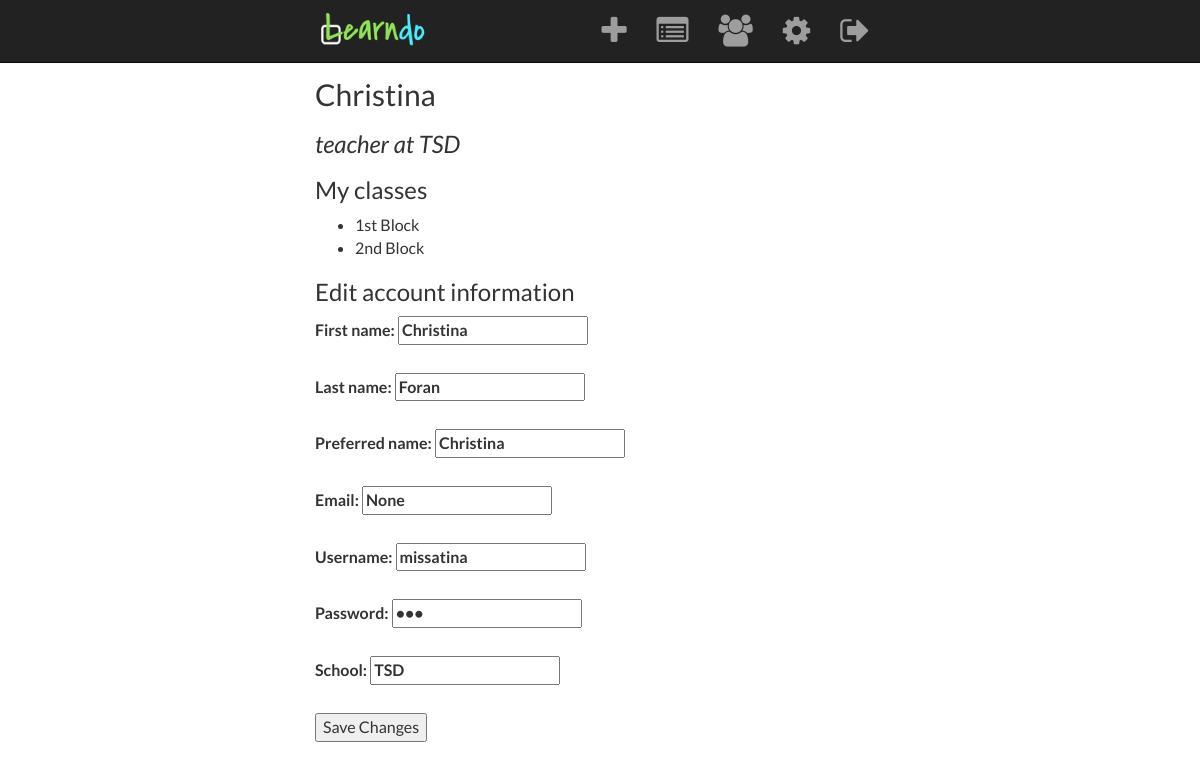
Before: /profile/7 (signed in) with the older database file.
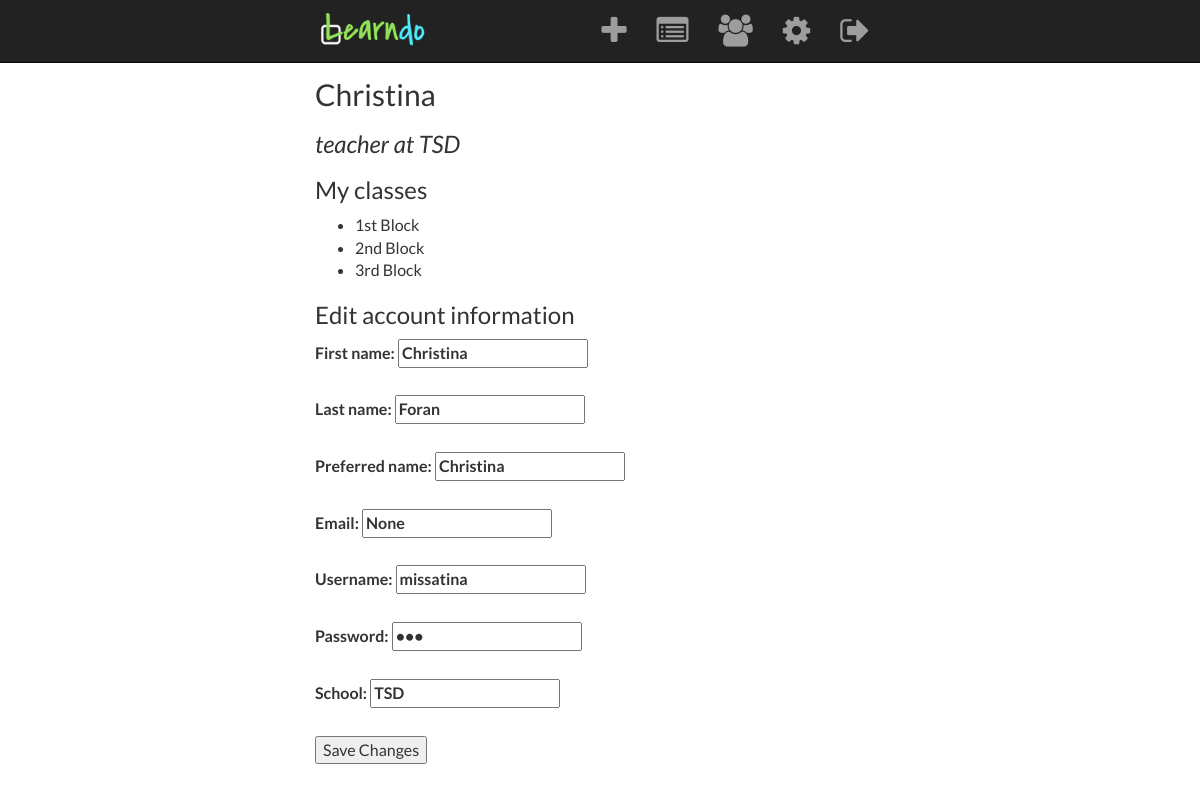
After: the same page with the newer database file.
### model.py (models this page shows, shortened)
class User(db.Model):
    __tablename__ = "users"
    user_id = db.Column(db.Integer, autoincrement=True, primary_key=True)
    is_teacher = db.Column(db.Boolean, nullable=False)
    username = db.Column(db.Integer, nullable=False, unique=True)
    password = db.Column(db.String(16), nullable=False)
    email = db.Column(db.String(64), nullable=True)
    first_name = db.Column(db.String(32), nullable=False)
    last_name = db.Column(db.String(32), nullable=True)
    display_name = db.Column(db.String(32), nullable=True)
    school = db.Column(db.String(64), nullable=True)
    classes = db.relationship("Class",
                             secondary='usersclasses',
                             backref="users")
    tasks = db.relationship('Task', backref='user')
    assignments = db.relationship('Assignment', backref='user')

class Class(db.Model):
    __tablename__ = "classes"
    class_id = db.Column(db.Integer, autoincrement=True, primary_key=True)
    class_name = db.Column(db.String(64), nullable=False)

### server.py (the view)
@app.route('/profile/<int:user_id>')
def load_profile(user_id):
    user = User.query.get(user_id)
    if user.is_teacher:
        acct_type = 'teacher'
    else:
        acct_type = 'student'
    my_classes = []
    for each_class in user.classes:
        my_classes.append(each_class.class_name)
    if access_profile(user_id) == True:
        return render_template("profile.html", user=user, my_classes=my_classes, acct_type=acct_type)
    else:
        flash("You do not have access to that page.")
        return redirect("/")

### helper.py (called while the page is built)
def list_teachers(student_id):
    student = User.query.get(student_id)
    teachers = []
    if student.is_teacher == 0:
        for each_class in student.classes:
            for user in each_class.users:
                if user.is_teacher == 1:
                    teachers.append(user.user_id)
    return teachers

def access_profile(user_id):
    user = User.query.get(user_id)
    teachers = list_teachers(user_id)
    if session['user_id'] == user_id:
        return True
    else:
        for teacher_id in teachers:
            if session['user_id'] == teacher_id:
                return True
            else:
                return False

### templates/profile.html (shortened to what this page needs)
{% extends 'base.html' %}
{% block content %}
<h2>{{ user.display_name }}</h2>
<h3><i>{{ acct_type }} at {{ user.school }}</i></h3>
<h3>My classes</h3>
    <ul>
    {% for class in my_classes %}
        <li>{{ class }}</li>
    {% endfor %}
    </ul>
<h3>Edit account information</h3>
<form action="/edit_profile" method="POST">
    <div>
        <label>
            First name:
            <input type="text" name="first" value="{{ user.first_name }}" required>
        </label><br><br>
    </div>
    <div>
        <label>
            Last name:
            <input type="text" name="last" value="{{ user.last_name }}" required>
        </label><br><br>
    </div>
    <div>
        <label>
            Preferred name:
            <input type="text" name="preferred" value="{{ user.display_name }}" >
        </label><br><br>
    </div>
    <div>
        <label>
            Email:
            <input type="text" name="email" value="{{ user.email }}">
        </label><br><br>
    </div>
    <div>
        <label>
            Username:
            <input type="text" name="username" value="{{ user.username}}" required>
        </label><br><br>
    </div>
    <div>
        <label>
            Password:
            <input type="password" name="password" value="{{ user.password }}" required>
        </label><br><br>
    </div>
    <div>
        <label>
            School:
            <input type="text" name="school" value="{{ user.school }}" required>
        </label><br><br>
    </div>
    <div>
        <input type="submit" value="Save Changes">
    </div>
</form>
{% endblock %}

### templates/base.html (shortened to what this page needs)
<!doctype html>
<html>
<head>
    <link href="https://maxcdn.bootstrapcdn.com/bootstrap/3.3.5/css/bootstrap.min.css" rel="stylesheet">
    <link rel="stylesheet" href="https://maxcdn.bootstrapcdn.com/font-awesome/4.5.0/css/font-awesome.min.css">
</head>
<body>
    <nav class="navbar navbar-inverse navbar-fixed-top">
      <div class="container-fluid">
      	<div class="row">
	      <div class='col-lg-6 col-lg-offset-3 col-md-6 col-md-offset-3 col-sm-8 col-sm-offset-2 col-xs-12 col-xs-offset-0'>
	        <div class="navbar-header">
	          <a class="navbar-brand" href="/"><img src='/static/logo-small.png' height='40px'></a>
	        </div>
	        <div id="navbar" class="collapse navbar-collapse pull-right">
	          <ul class="nav navbar-nav">
				{% if ("user_id" in session) and ("acct_type" in session) %}
					{% if session["acct_type"] == 'teacher' %}
							<li><a href='/new_assignment' title='New'><span class="fa fa-plus fa-2x" aria-hidden="true"></span></a></li>
							<li><a href='/teacher/{{ session['user_id'] }}/assignments' title="Assignments"><span class="fa fa-list-alt fa-2x" aria-hidden="true"></span></a></li>
							<li><a href='/teacher/{{ session['user_id'] }}/classes' title='Classes'><span class="fa fa-users fa-2x" aria-hidden="true"></span></a></li>
							<li><a href='/profile/{{ session['user_id'] }}' title="Account"><span class="fa fa-cog fa-2x" aria-hidden="true"></span></a></li>
							<li><a href="/logout" title="Log Out"><span class="fa fa-sign-out fa-2x" aria-hidden="true"></span></a></li>
						</ul>
					{% else %}
							<li><a href='/student/{{ session['user_id'] }}/assignments'>Assignments</a></li>
							<li><a href='/profile/{{ session['user_id'] }}'>Account</a></li>
							<li><a href="/logout">Logout</a></li>
						</ul>
					{% endif %}
				{% else %}
					<li><a href="/login">Login</a></li>
					<li><a href="/register">Register</a></li>
					</ul>
				{% endif %}
	        </div>
	      </div>
	   </div>
      </div>
    </nav>
    <div class="container-fluid" style="margin-top: 50px;">
      <div class="row top">
      	<div class='col-lg-6 col-lg-offset-3 col-md-6 col-md-offset-3 col-sm-8 col-sm-offset-2 col-xs-12 col-xs-offset-0'>
		{% block content %}{% endblock %}
		</div>
	  </div>
    </div>
</body>
</html>

### templates/base.html (style rules this page uses)
body { font-family: "Lato", "Verdana", sans-serif; margin-top: 58px; font-size: 1.6em; }
.navbar-brand { padding: 10px 15px; }
.navbar-inverse { min-height: 60px; }
a { color: #563d99; }

Changed rows visible on the page:
added Class: class_name "3rd Block"
